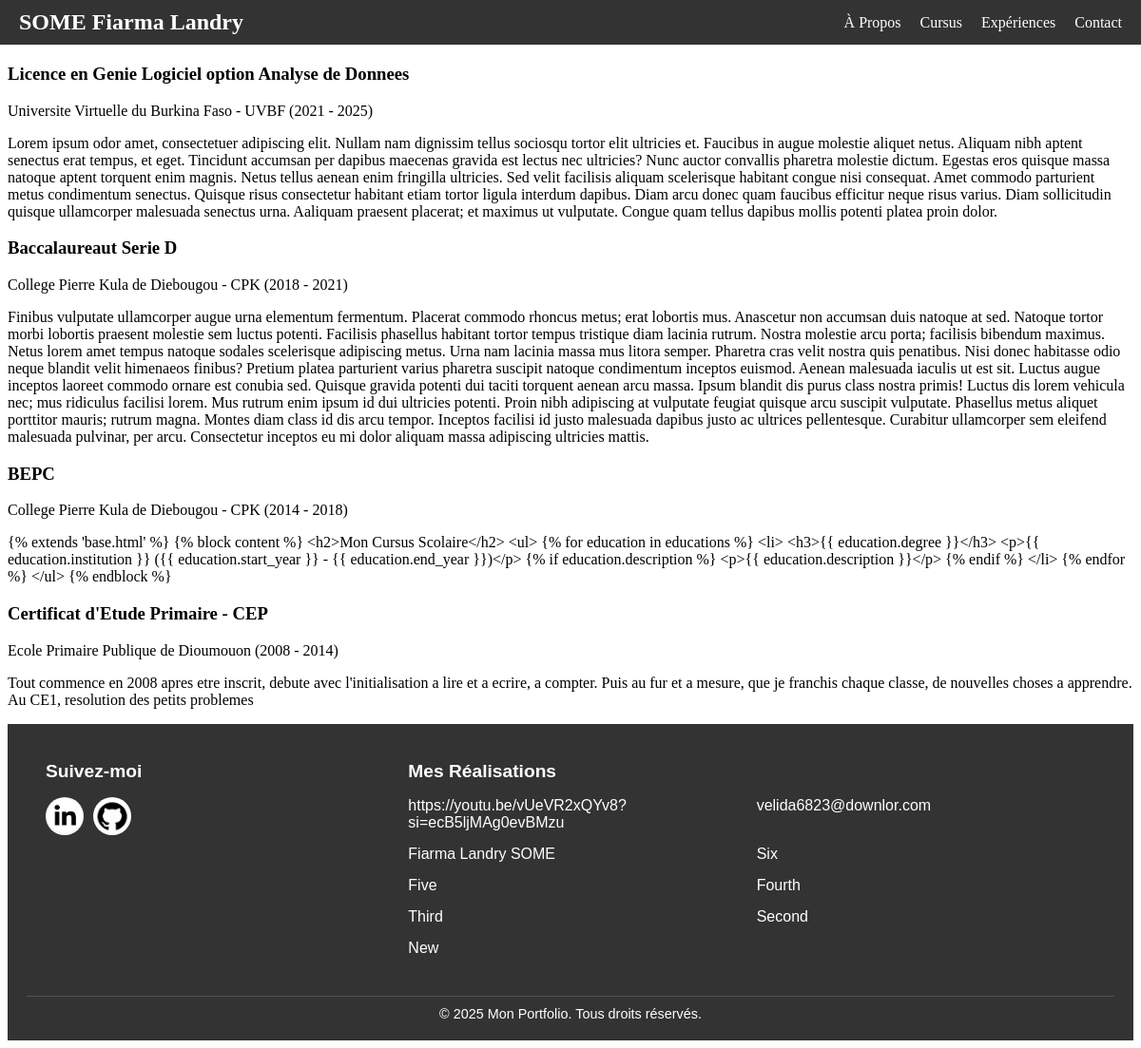
The app's page /education/ with its own data.
### education/models.py (models this page shows, shortened)
class Education(models.Model):
    degree = models.CharField(max_length=200)  # Diplôme
    institution = models.CharField(max_length=200)  # Établissement
    start_year = models.CharField(max_length=50)  # Année de début
    end_year = models.CharField(max_length=50)  # Année d'obtention
    description = models.TextField(blank=True, null=True)  # Description facultative

### realisations/models.py (models this page shows, shortened)
class Realisation(models.Model):
    name = models.CharField(max_length=100, verbose_name="Nom de la réalisation")
    link = models.URLField(verbose_name="Lien vers la réalisation")
    created_at = models.DateTimeField(auto_now_add=True, verbose_name="Date de création")
    class Meta:
        verbose_name = "Réalisation"
        verbose_name_plural = "Réalisations"

### education/views.py (the view)
# urls.py: path('education/', include('education.urls')),
def education(request):
    educations = Education.objects.all().order_by('-end_year')  # Trier par année décroissante
    return render(request, 'education/education.html', {'educations': educations})

### Portfolio/context_processors.py (called while the page is built)
def current_year(request):
    return {'current_year': datetime.now().year}

def realisations(request):
    return {
        'realisations': Realisation.objects.all().order_by('-created_at')
    }

### education/templates/education/education.html
{% extends 'base.html' %}
{% block content %}
<h2>Mon Cursus Scolaire</h2>
<ul>
    {% for education in educations %}
    <li>
        <h3>{{ education.degree }}</h3>
        <p>{{ education.institution }} ({{ education.start_year }} - {{ education.end_year }})</p>
        {% if education.description %}
        <p>{{ education.description }}</p>
        {% endif %}
    </li>
    {% endfor %}
</ul>
{% endblock %}

### templates/includes/footer.html
{% load static %}
<link rel="stylesheet" type="text/css" href="{% static 'css/footer.css' %}">
<footer>
    <div class="footer-container">
        <div class="social-links">
            <h3>Suivez-moi</h3>
            <ul>
                <li>
                    <a href="https://www.linkedin.com/in/fiarma/" target="_blank">
                        <img src="{% static 'images/linkedin.jpeg' %}" alt="LinkedIn">
                    </a>
                </li>
                <li>
                    <a href="https://github.com/Fiarma5233/" target="_blank">
                        <img src="{% static 'images/github.jpeg' %}" alt="GitHub">
                    </a>
                </li>
            </ul>
        </div>
        <div class="portfolio-links">
            <h3>Mes Réalisations</h3>
            <div class="portfolio-grid">
                <ul>
                    {% for realisation in realisations %}
                    <li>
                        <a href="{{ realisation.link }}" target="_blank">{{ realisation.name }}</a>
                    </li>
                    {% endfor %}
                </ul>
            </div>
        </div>
    </div>
    <div class="footer-copyright">
        <p>&copy; {{ current_year }} Mon Portfolio. Tous droits réservés.</p>
    </div>
</footer>

### static/css/footer.css (style rules this page uses)
footer { background-color: #333; color: #fff; padding: 20px; font-family: Arial, sans-serif; }
.footer-container { display: flex; flex-wrap: wrap; justify-content: space-between; gap: 20px; max-width: 1200px; margin: 0 auto; padding: 0 20px; }
.social-links { flex: 1; min-width: 200px; }
.social-links h3 { font-size: 1.2rem; margin-bottom: 10px; }
.social-links ul { list-style: none; padding: 0; display: flex; gap: 10px; }
.social-links ul li { display: inline-block; }
.social-links ul li a img { width: 40px; height: 40px; border-radius: 50%; transition: transform 0.3s ease; }
.portfolio-links { flex: 2; min-width: 300px; }
.portfolio-links h3 { font-size: 1.2rem; margin-bottom: 10px; }
.portfolio-links ul { list-style: none; padding: 0; display: grid; grid-template-columns: repeat(2, 1fr); gap: 10px; }
.portfolio-links ul li { margin-bottom: 5px; }
.portfolio-links ul li a { color: #fff; text-decoration: none; transition: color 0.3s ease; }
.footer-copyright { text-align: center; margin-top: 20px; padding-top: 10px; border-top: 1px solid #555; }
.footer-copyright p { margin: 0; font-size: 0.9rem; }

### templates/includes/navbar.html (style rules this page uses)
* { margin: 10; padding: 0px; box-sizing: border-box; }

### records on screen
Education: degree "Licence en Genie Logiciel option Analyse de Donnees", institution "Universite Virtuelle du Burkina Faso - UVBF", start_year "2021", end_year "2025", description "Lorem ipsum odor amet, consectetuer adipiscing elit. Nullam nam dignissim tellus sociosqu tortor elit ultricies et. Faucibus in augue molestie aliquet netus. Aliquam nibh aptent senectus erat tempus, et eget. Tincidunt accumsan per dapibus maecenas gravida est lectus nec ultricies? Nunc auctor convallis pharetra molestie dictum. Egestas eros quisque massa natoque aptent torquent enim magnis. Netus tellus aenean enim fringilla ultricies. Sed velit facilisis aliquam scelerisque habitant congue nisi consequat. Amet commodo parturient metus condimentum senectus. Quisque risus consectetur habitant etiam tortor ligula interdum dapibus. Diam arcu donec quam faucibus efficitur neque risus varius.…"
Education: degree "Baccalaureaut Serie D", institution "College Pierre Kula de Diebougou - CPK", start_year "2018", end_year "2021", description "Finibus vulputate ullamcorper augue urna elementum fermentum. Placerat commodo rhoncus metus; erat lobortis mus. Anascetur non accumsan duis natoque at sed. Natoque tortor morbi lobortis praesent molestie sem luctus potenti. Facilisis phasellus habitant tortor tempus tristique diam lacinia rutrum. Nostra molestie arcu porta; facilisis bibendum maximus. Netus lorem amet tempus natoque sodales scelerisque adipiscing metus. Urna nam lacinia massa mus litora semper. Pharetra cras velit nostra quis penatibus. Nisi donec habitasse odio neque blandit velit himenaeos finibus? Pretium platea parturient varius pharetra suscipit natoque condimentum inceptos euismod. Aenean malesuada iaculis ut est…"
Education: degree "BEPC", institution "College Pierre Kula de Diebougou - CPK", start_year "2014", end_year "2018", description "{% extends 'base.html' %} {% block content %} <h2>Mon Cursus Scolaire</h2> <ul> {% for education in educations %} <li> <h3>{{ education.degree }}</h3> <p>{{ education.institution }} ({{ education.start_year }} - {{ education.end_year }})</p> {% if education.description %} <p>{{ education.description }}</p> {% endif %} </li> {% endfor %} </ul> {% endblock %}"
Education: degree "Certificat d'Etude Primaire - CEP", institution "Ecole Primaire Publique de Dioumouon", start_year "2008", end_year "2014", description "Tout commence en 2008 apres etre inscrit, debute avec l'initialisation a lire et a ecrire, a compter. Puis au fur et a mesure, que je franchis chaque classe, de nouvelles choses a apprendre. Au CE1, resolution des petits problemes"
Realisation: name "https://youtu.be/vUeVR2xQYv8?si=ecB5ljMAg0evBMzu"
Realisation: name "velida6823@downlor.com"
Realisation: name "Fiarma Landry SOME"
Realisation: name "Six"
Realisation: name "Five"
Realisation: name "Fourth"
Realisation: name "Third"
Realisation: name "Second"
Realisation: name "New"
